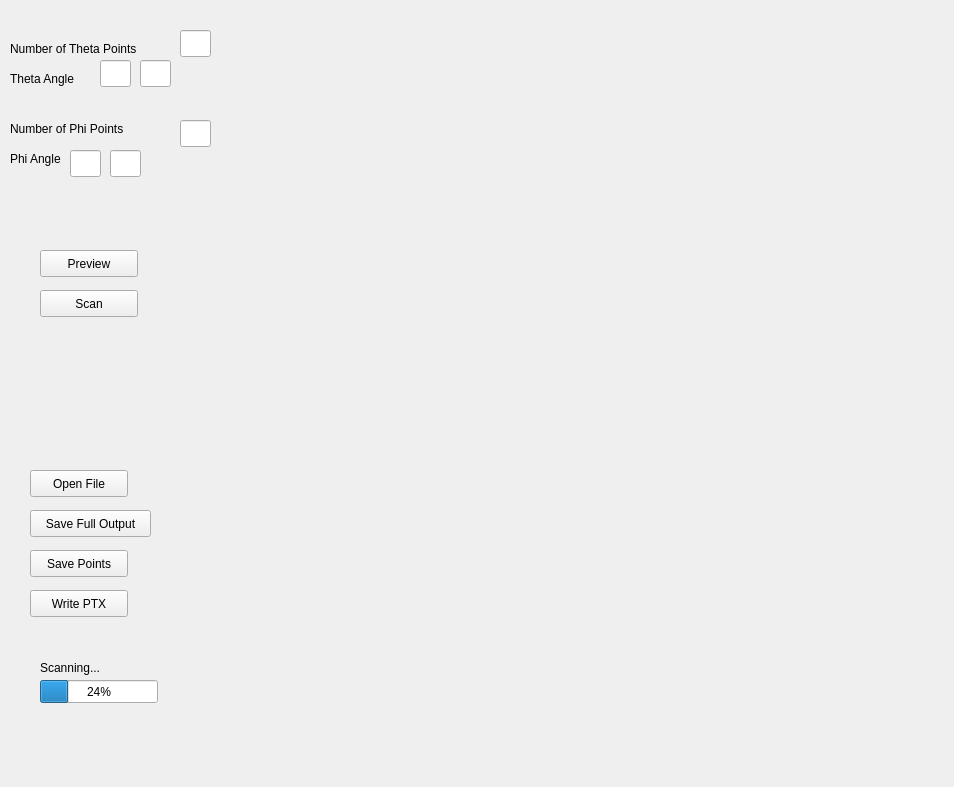
<?xml version="1.0" encoding="UTF-8"?>
<ui version="4.0">
 <class>Form</class>
 <widget class="QWidget" name="Form">
  <property name="geometry">
   <rect>
    <x>0</x>
    <y>0</y>
    <width>954</width>
    <height>787</height>
   </rect>
  </property>
  <property name="sizePolicy">
   <sizepolicy hsizetype="Preferred" vsizetype="Fixed">
    <horstretch>0</horstretch>
    <verstretch>0</verstretch>
   </sizepolicy>
  </property>
  <property name="windowTitle">
   <string>Form</string>
  </property>
  <property name="styleSheet">
   <string notr="true"/>
  </property>
  <widget class="QVTKWidget" name="qvtkWidget" native="true">
   <property name="geometry">
    <rect>
     <x>240</x>
     <y>30</y>
     <width>691</width>
     <height>651</height>
    </rect>
   </property>
  </widget>
  <widget class="QPushButton" name="btnScan">
   <property name="geometry">
    <rect>
     <x>40</x>
     <y>290</y>
     <width>98</width>
     <height>27</height>
    </rect>
   </property>
   <property name="text">
    <string>Scan</string>
   </property>
  </widget>
  <widget class="QLabel" name="label">
   <property name="geometry">
    <rect>
     <x>10</x>
     <y>40</y>
     <width>171</width>
     <height>17</height>
    </rect>
   </property>
   <property name="text">
    <string>Number of Theta Points</string>
   </property>
  </widget>
  <widget class="QLabel" name="label_2">
   <property name="geometry">
    <rect>
     <x>10</x>
     <y>120</y>
     <width>161</width>
     <height>17</height>
    </rect>
   </property>
   <property name="text">
    <string>Number of Phi Points</string>
   </property>
  </widget>
  <widget class="QLineEdit" name="txtNumberOfThetaPoints">
   <property name="geometry">
    <rect>
     <x>180</x>
     <y>30</y>
     <width>31</width>
     <height>27</height>
    </rect>
   </property>
  </widget>
  <widget class="QLineEdit" name="txtNumberOfPhiPoints">
   <property name="geometry">
    <rect>
     <x>180</x>
     <y>120</y>
     <width>31</width>
     <height>27</height>
    </rect>
   </property>
  </widget>
  <widget class="QLabel" name="label_3">
   <property name="geometry">
    <rect>
     <x>10</x>
     <y>150</y>
     <width>64</width>
     <height>17</height>
    </rect>
   </property>
   <property name="text">
    <string>Phi Angle</string>
   </property>
  </widget>
  <widget class="QLabel" name="label_4">
   <property name="geometry">
    <rect>
     <x>10</x>
     <y>70</y>
     <width>91</width>
     <height>17</height>
    </rect>
   </property>
   <property name="text">
    <string>Theta Angle</string>
   </property>
  </widget>
  <widget class="QLineEdit" name="txtMinThetaAngle">
   <property name="geometry">
    <rect>
     <x>100</x>
     <y>60</y>
     <width>31</width>
     <height>27</height>
    </rect>
   </property>
  </widget>
  <widget class="QLineEdit" name="txtMaxThetaAngle">
   <property name="geometry">
    <rect>
     <x>140</x>
     <y>60</y>
     <width>31</width>
     <height>27</height>
    </rect>
   </property>
  </widget>
  <widget class="QLineEdit" name="txtMinPhiAngle">
   <property name="geometry">
    <rect>
     <x>70</x>
     <y>150</y>
     <width>31</width>
     <height>27</height>
    </rect>
   </property>
  </widget>
  <widget class="QLineEdit" name="txtMaxPhiAngle">
   <property name="geometry">
    <rect>
     <x>110</x>
     <y>150</y>
     <width>31</width>
     <height>27</height>
    </rect>
   </property>
  </widget>
  <widget class="QPushButton" name="btnSaveFullOutput">
   <property name="geometry">
    <rect>
     <x>30</x>
     <y>510</y>
     <width>121</width>
     <height>27</height>
    </rect>
   </property>
   <property name="text">
    <string>Save Full Output</string>
   </property>
  </widget>
  <widget class="QPushButton" name="btnPreview">
   <property name="geometry">
    <rect>
     <x>40</x>
     <y>250</y>
     <width>98</width>
     <height>27</height>
    </rect>
   </property>
   <property name="text">
    <string>Preview</string>
   </property>
  </widget>
  <widget class="QPushButton" name="btnOpenFile">
   <property name="geometry">
    <rect>
     <x>30</x>
     <y>470</y>
     <width>98</width>
     <height>27</height>
    </rect>
   </property>
   <property name="text">
    <string>Open File</string>
   </property>
  </widget>
  <widget class="QPushButton" name="btnSavePoints">
   <property name="geometry">
    <rect>
     <x>30</x>
     <y>550</y>
     <width>98</width>
     <height>27</height>
    </rect>
   </property>
   <property name="text">
    <string>Save Points</string>
   </property>
  </widget>
  <widget class="QProgressBar" name="progressBar">
   <property name="geometry">
    <rect>
     <x>40</x>
     <y>680</y>
     <width>118</width>
     <height>23</height>
    </rect>
   </property>
   <property name="value">
    <number>24</number>
   </property>
  </widget>
  <widget class="QLabel" name="lblScanning">
   <property name="geometry">
    <rect>
     <x>40</x>
     <y>660</y>
     <width>81</width>
     <height>16</height>
    </rect>
   </property>
   <property name="text">
    <string>Scanning...</string>
   </property>
  </widget>
  <widget class="QPushButton" name="btnWritePTX">
   <property name="geometry">
    <rect>
     <x>30</x>
     <y>590</y>
     <width>98</width>
     <height>27</height>
    </rect>
   </property>
   <property name="text">
    <string>Write PTX</string>
   </property>
  </widget>
 </widget>
 <customwidgets>
  <customwidget>
   <class>QVTKWidget</class>
   <extends>QWidget</extends>
   <header>QVTKWidget.h</header>
  </customwidget>
 </customwidgets>
 <resources/>
 <connections/>
</ui>
